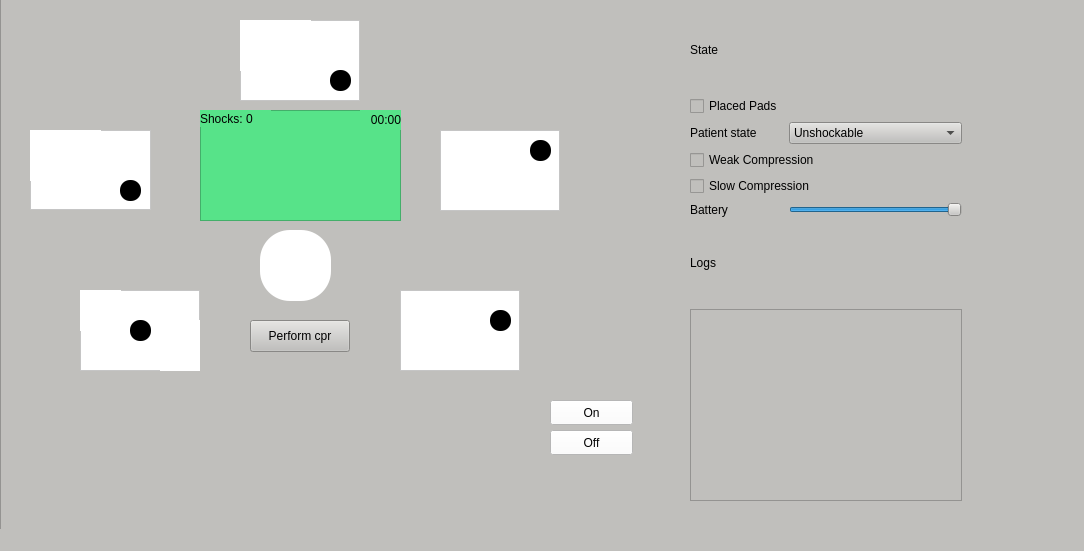
<?xml version="1.0" encoding="UTF-8"?>
<ui version="4.0">
 <class>MainWindow</class>
 <widget class="QMainWindow" name="MainWindow">
  <property name="geometry">
   <rect>
    <x>0</x>
    <y>0</y>
    <width>1084</width>
    <height>551</height>
   </rect>
  </property>
  <property name="windowTitle">
   <string>MainWindow</string>
  </property>
  <property name="styleSheet">
   <string notr="true">background-color: rgb(192, 191, 188);</string>
  </property>
  <widget class="QWidget" name="centralwidget">
   <widget class="QFrame" name="mainFrame">
    <property name="geometry">
     <rect>
      <x>0</x>
      <y>-30</y>
      <width>1101</width>
      <height>651</height>
     </rect>
    </property>
    <property name="frameShape">
     <enum>QFrame::StyledPanel</enum>
    </property>
    <property name="frameShadow">
     <enum>QFrame::Raised</enum>
    </property>
    <widget class="QPushButton" name="shockButton">
     <property name="geometry">
      <rect>
       <x>260</x>
       <y>260</y>
       <width>71</width>
       <height>71</height>
      </rect>
     </property>
     <property name="styleSheet">
      <string notr="true">border-radius: 30px;
height: 40px;
width: 40px;
background-color:white;</string>
     </property>
     <property name="text">
      <string/>
     </property>
    </widget>
    <widget class="QFrame" name="frame_4">
     <property name="geometry">
      <rect>
       <x>400</x>
       <y>320</y>
       <width>120</width>
       <height>81</height>
      </rect>
     </property>
     <property name="styleSheet">
      <string notr="true">background-color:white;</string>
     </property>
     <property name="frameShape">
      <enum>QFrame::StyledPanel</enum>
     </property>
     <property name="frameShadow">
      <enum>QFrame::Raised</enum>
     </property>
     <widget class="QPushButton" name="LED4">
      <property name="enabled">
       <bool>true</bool>
      </property>
      <property name="geometry">
       <rect>
        <x>90</x>
        <y>20</y>
        <width>21</width>
        <height>21</height>
       </rect>
      </property>
      <property name="layoutDirection">
       <enum>Qt::LeftToRight</enum>
      </property>
      <property name="autoFillBackground">
       <bool>false</bool>
      </property>
      <property name="styleSheet">
       <string notr="true">border-radius: 10px;
height: 20px;
width: 20px;
background-color: black;</string>
      </property>
      <property name="text">
       <string/>
      </property>
     </widget>
     <widget class="QLabel" name="analyLabel">
      <property name="geometry">
       <rect>
        <x>10</x>
        <y>10</y>
        <width>61</width>
        <height>51</height>
       </rect>
      </property>
      <property name="text">
       <string>&lt;html&gt;&lt;head/&gt;&lt;body&gt;&lt;p&gt;&lt;img src=&quot;:/img/img/pic4.jpg&quot;/&gt;&lt;/p&gt;&lt;/body&gt;&lt;/html&gt;</string>
      </property>
     </widget>
    </widget>
    <widget class="QFrame" name="frame">
     <property name="geometry">
      <rect>
       <x>30</x>
       <y>160</y>
       <width>121</width>
       <height>80</height>
      </rect>
     </property>
     <property name="styleSheet">
      <string notr="true">background-color:white;
</string>
     </property>
     <property name="frameShape">
      <enum>QFrame::StyledPanel</enum>
     </property>
     <property name="frameShadow">
      <enum>QFrame::Raised</enum>
     </property>
     <widget class="QPushButton" name="LED1">
      <property name="enabled">
       <bool>true</bool>
      </property>
      <property name="geometry">
       <rect>
        <x>90</x>
        <y>50</y>
        <width>21</width>
        <height>21</height>
       </rect>
      </property>
      <property name="layoutDirection">
       <enum>Qt::LeftToRight</enum>
      </property>
      <property name="autoFillBackground">
       <bool>false</bool>
      </property>
      <property name="styleSheet">
       <string notr="true">border-radius: 10px;
height: 20px;
width: 20px;
background-color: black;</string>
      </property>
      <property name="text">
       <string/>
      </property>
     </widget>
     <widget class="QLabel" name="cprLabel">
      <property name="geometry">
       <rect>
        <x>0</x>
        <y>0</y>
        <width>71</width>
        <height>51</height>
       </rect>
      </property>
      <property name="text">
       <string>&lt;html&gt;&lt;head/&gt;&lt;body&gt;&lt;p&gt;&lt;img src=&quot;:/img/img/pic1.png&quot;/&gt;&lt;/p&gt;&lt;/body&gt;&lt;/html&gt;</string>
      </property>
     </widget>
    </widget>
    <widget class="QFrame" name="Display">
     <property name="geometry">
      <rect>
       <x>200</x>
       <y>140</y>
       <width>201</width>
       <height>111</height>
      </rect>
     </property>
     <property name="styleSheet">
      <string notr="true">background-color:rgb(87, 227, 137);</string>
     </property>
     <property name="frameShape">
      <enum>QFrame::StyledPanel</enum>
     </property>
     <property name="frameShadow">
      <enum>QFrame::Raised</enum>
     </property>
     <widget class="QLabel" name="shocks">
      <property name="geometry">
       <rect>
        <x>0</x>
        <y>0</y>
        <width>71</width>
        <height>17</height>
       </rect>
      </property>
      <property name="text">
       <string>Shocks: 0</string>
      </property>
     </widget>
     <widget class="QLabel" name="ecg">
      <property name="geometry">
       <rect>
        <x>40</x>
        <y>30</y>
        <width>101</width>
        <height>51</height>
       </rect>
      </property>
      <property name="text">
       <string>&lt;html&gt;&lt;head/&gt;&lt;body&gt;&lt;p&gt;&lt;br/&gt;&lt;/p&gt;&lt;/body&gt;&lt;/html&gt;</string>
      </property>
     </widget>
     <widget class="QLabel" name="timer">
      <property name="geometry">
       <rect>
        <x>160</x>
        <y>0</y>
        <width>41</width>
        <height>20</height>
       </rect>
      </property>
      <property name="layoutDirection">
       <enum>Qt::RightToLeft</enum>
      </property>
      <property name="text">
       <string>00:00</string>
      </property>
      <property name="alignment">
       <set>Qt::AlignRight|Qt::AlignTrailing|Qt::AlignVCenter</set>
      </property>
     </widget>
     <widget class="QLabel" name="msg">
      <property name="geometry">
       <rect>
        <x>10</x>
        <y>80</y>
        <width>181</width>
        <height>21</height>
       </rect>
      </property>
      <property name="text">
       <string>&lt;html&gt;&lt;head/&gt;&lt;body&gt;&lt;p&gt;&lt;br/&gt;&lt;/p&gt;&lt;/body&gt;&lt;/html&gt;</string>
      </property>
     </widget>
    </widget>
    <widget class="QFrame" name="frame_5">
     <property name="geometry">
      <rect>
       <x>80</x>
       <y>320</y>
       <width>120</width>
       <height>81</height>
      </rect>
     </property>
     <property name="styleSheet">
      <string notr="true">background-color:white;</string>
     </property>
     <property name="frameShape">
      <enum>QFrame::StyledPanel</enum>
     </property>
     <property name="frameShadow">
      <enum>QFrame::Raised</enum>
     </property>
     <widget class="QPushButton" name="LED5">
      <property name="enabled">
       <bool>true</bool>
      </property>
      <property name="geometry">
       <rect>
        <x>50</x>
        <y>30</y>
        <width>21</width>
        <height>21</height>
       </rect>
      </property>
      <property name="layoutDirection">
       <enum>Qt::LeftToRight</enum>
      </property>
      <property name="autoFillBackground">
       <bool>false</bool>
      </property>
      <property name="styleSheet">
       <string notr="true">border-radius: 10px;
height: 20px;
width: 20px;
background-color: black;</string>
      </property>
      <property name="text">
       <string/>
      </property>
     </widget>
     <widget class="QLabel" name="padsLabel_3">
      <property name="geometry">
       <rect>
        <x>0</x>
        <y>0</y>
        <width>41</width>
        <height>41</height>
       </rect>
      </property>
      <property name="text">
       <string>&lt;html&gt;&lt;head/&gt;&lt;body&gt;&lt;p&gt;&lt;img src=&quot;:/img/img/pic5_2.png&quot;/&gt;&lt;/p&gt;&lt;/body&gt;&lt;/html&gt;</string>
      </property>
     </widget>
     <widget class="QLabel" name="padsLabel_2">
      <property name="geometry">
       <rect>
        <x>80</x>
        <y>30</y>
        <width>41</width>
        <height>51</height>
       </rect>
      </property>
      <property name="text">
       <string>&lt;html&gt;&lt;head/&gt;&lt;body&gt;&lt;p&gt;&lt;img src=&quot;:/img/img/pic5_1.png&quot;/&gt;&lt;/p&gt;&lt;/body&gt;&lt;/html&gt;</string>
      </property>
     </widget>
    </widget>
    <widget class="QFrame" name="frame_2">
     <property name="geometry">
      <rect>
       <x>240</x>
       <y>50</y>
       <width>120</width>
       <height>81</height>
      </rect>
     </property>
     <property name="styleSheet">
      <string notr="true">background-color:white;</string>
     </property>
     <property name="frameShape">
      <enum>QFrame::StyledPanel</enum>
     </property>
     <property name="frameShadow">
      <enum>QFrame::Raised</enum>
     </property>
     <widget class="QPushButton" name="LED2">
      <property name="enabled">
       <bool>true</bool>
      </property>
      <property name="geometry">
       <rect>
        <x>90</x>
        <y>50</y>
        <width>21</width>
        <height>21</height>
       </rect>
      </property>
      <property name="layoutDirection">
       <enum>Qt::LeftToRight</enum>
      </property>
      <property name="autoFillBackground">
       <bool>false</bool>
      </property>
      <property name="styleSheet">
       <string notr="true">border-radius: 10px;
height: 20px;
width: 20px;
background-color: black;</string>
      </property>
      <property name="text">
       <string/>
      </property>
     </widget>
     <widget class="QLabel" name="emergLabel">
      <property name="geometry">
       <rect>
        <x>0</x>
        <y>0</y>
        <width>71</width>
        <height>51</height>
       </rect>
      </property>
      <property name="text">
       <string>&lt;html&gt;&lt;head/&gt;&lt;body&gt;&lt;p&gt;&lt;img src=&quot;:/img/img/pic2.png&quot;/&gt;&lt;/p&gt;&lt;/body&gt;&lt;/html&gt;</string>
      </property>
     </widget>
    </widget>
    <widget class="QPushButton" name="start">
     <property name="geometry">
      <rect>
       <x>550</x>
       <y>430</y>
       <width>83</width>
       <height>25</height>
      </rect>
     </property>
     <property name="styleSheet">
      <string notr="true">background-color:white;</string>
     </property>
     <property name="text">
      <string>On</string>
     </property>
    </widget>
    <widget class="QFrame" name="frame_3">
     <property name="geometry">
      <rect>
       <x>440</x>
       <y>160</y>
       <width>120</width>
       <height>81</height>
      </rect>
     </property>
     <property name="styleSheet">
      <string notr="true">background-color:white;</string>
     </property>
     <property name="frameShape">
      <enum>QFrame::StyledPanel</enum>
     </property>
     <property name="frameShadow">
      <enum>QFrame::Raised</enum>
     </property>
     <widget class="QLabel" name="padsLabel">
      <property name="geometry">
       <rect>
        <x>10</x>
        <y>10</y>
        <width>61</width>
        <height>51</height>
       </rect>
      </property>
      <property name="text">
       <string>&lt;html&gt;&lt;head/&gt;&lt;body&gt;&lt;p&gt;&lt;img src=&quot;:/img/img/pic3.jpg&quot;/&gt;&lt;/p&gt;&lt;/body&gt;&lt;/html&gt;</string>
      </property>
     </widget>
     <widget class="QPushButton" name="LED3">
      <property name="enabled">
       <bool>true</bool>
      </property>
      <property name="geometry">
       <rect>
        <x>90</x>
        <y>10</y>
        <width>21</width>
        <height>21</height>
       </rect>
      </property>
      <property name="layoutDirection">
       <enum>Qt::LeftToRight</enum>
      </property>
      <property name="autoFillBackground">
       <bool>false</bool>
      </property>
      <property name="styleSheet">
       <string notr="true">border-radius: 10px;
height: 20px;
width: 20px;
background-color: black;</string>
      </property>
      <property name="text">
       <string/>
      </property>
     </widget>
    </widget>
    <widget class="QPushButton" name="end">
     <property name="geometry">
      <rect>
       <x>550</x>
       <y>460</y>
       <width>83</width>
       <height>25</height>
      </rect>
     </property>
     <property name="styleSheet">
      <string notr="true">background-color:white;</string>
     </property>
     <property name="text">
      <string>Off</string>
     </property>
    </widget>
    <widget class="QWidget" name="gridLayoutWidget">
     <property name="geometry">
      <rect>
       <x>690</x>
       <y>40</y>
       <width>272</width>
       <height>491</height>
      </rect>
     </property>
     <layout class="QGridLayout" name="gridLayout">
      <item row="4" column="0" colspan="2">
       <widget class="QCheckBox" name="checkboxSlowCompression">
        <property name="text">
         <string>Slow Compression</string>
        </property>
       </widget>
      </item>
      <item row="0" column="0" colspan="2">
       <widget class="QLabel" name="label">
        <property name="text">
         <string>State</string>
        </property>
       </widget>
      </item>
      <item row="1" column="0">
       <widget class="QCheckBox" name="checkboxPlacedPads">
        <property name="text">
         <string>Placed Pads</string>
        </property>
       </widget>
      </item>
      <item row="3" column="0" colspan="2">
       <widget class="QCheckBox" name="checkBoxWeakeCompression">
        <property name="text">
         <string>Weak Compression</string>
        </property>
       </widget>
      </item>
      <item row="5" column="0">
       <widget class="QLabel" name="label_3">
        <property name="text">
         <string>Battery</string>
        </property>
       </widget>
      </item>
      <item row="2" column="0">
       <widget class="QLabel" name="label_10">
        <property name="text">
         <string>Patient state</string>
        </property>
       </widget>
      </item>
      <item row="7" column="0" rowspan="2" colspan="2">
       <widget class="QTextEdit" name="logs"/>
      </item>
      <item row="2" column="1">
       <widget class="QComboBox" name="comboBoxPatientState">
        <property name="autoFillBackground">
         <bool>false</bool>
        </property>
        <item>
         <property name="text">
          <string>Unshockable</string>
         </property>
        </item>
        <item>
         <property name="text">
          <string>V Fib</string>
         </property>
        </item>
        <item>
         <property name="text">
          <string>V Tach</string>
         </property>
        </item>
       </widget>
      </item>
      <item row="6" column="0">
       <widget class="QLabel" name="label_4">
        <property name="text">
         <string>Logs</string>
        </property>
       </widget>
      </item>
      <item row="5" column="1">
       <widget class="QSlider" name="sliderBattery">
        <property name="minimum">
         <number>1</number>
        </property>
        <property name="maximum">
         <number>100</number>
        </property>
        <property name="sliderPosition">
         <number>100</number>
        </property>
        <property name="orientation">
         <enum>Qt::Horizontal</enum>
        </property>
       </widget>
      </item>
     </layout>
    </widget>
    <widget class="QPushButton" name="btnPreformCpr">
     <property name="geometry">
      <rect>
       <x>250</x>
       <y>350</y>
       <width>100</width>
       <height>32</height>
      </rect>
     </property>
     <property name="text">
      <string>Perform cpr</string>
     </property>
    </widget>
   </widget>
  </widget>
  <widget class="QMenuBar" name="menubar">
   <property name="geometry">
    <rect>
     <x>0</x>
     <y>0</y>
     <width>1084</width>
     <height>20</height>
    </rect>
   </property>
  </widget>
  <widget class="QStatusBar" name="statusbar"/>
 </widget>
 <resources/>
 <connections/>
</ui>
